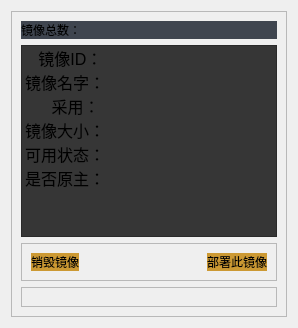
      <widget class="QWidget" name="jingxiang_page7">
       <property name="styleSheet">
        <string notr="true"/>
       </property>
       <layout class="QVBoxLayout" name="verticalLayout_8">
        <item alignment="Qt::AlignmentFlag::AlignTop">
         <widget class="QFrame" name="frame_8">
          <property name="styleSheet">
           <string notr="true"/>
          </property>
          <property name="frameShape">
           <enum>QFrame::Shape::StyledPanel</enum>
          </property>
          <property name="frameShadow">
           <enum>QFrame::Shadow::Raised</enum>
          </property>
          <layout class="QVBoxLayout" name="verticalLayout_15">
           <item>
            <widget class="QLabel" name="label_5">
             <property name="styleSheet">
              <string notr="true">QLabel {
    background-color: #3F454F;
    border-radius: 10px;
    border-radius: 10px;
}</string>
             </property>
             <property name="text">
              <string>镜像总数：</string>
             </property>
            </widget>
           </item>
           <item>
            <widget class="QListWidget" name="listWidget_3">
             <property name="sizePolicy">
              <sizepolicy hsizetype="Expanding" vsizetype="Expanding">
               <horstretch>0</horstretch>
               <verstretch>0</verstretch>
              </sizepolicy>
             </property>
             <property name="minimumSize">
              <size>
               <width>0</width>
               <height>0</height>
              </size>
             </property>
             <property name="styleSheet">
              <string notr="true">background-color: #363636;</string>
             </property>
             <item>
              <property name="text">
               <string>   镜像ID：</string>
              </property>
              <property name="font">
               <font>
                <pointsize>12</pointsize>
               </font>
              </property>
             </item>
             <item>
              <property name="text">
               <string>镜像名字：</string>
              </property>
              <property name="font">
               <font>
                <pointsize>12</pointsize>
               </font>
              </property>
             </item>
             <item>
              <property name="text">
               <string>      采用：</string>
              </property>
              <property name="font">
               <font>
                <pointsize>12</pointsize>
               </font>
              </property>
             </item>
             <item>
              <property name="text">
               <string>镜像大小：</string>
              </property>
              <property name="font">
               <font>
                <pointsize>12</pointsize>
               </font>
              </property>
             </item>
             <item>
              <property name="text">
               <string>可用状态：</string>
              </property>
              <property name="font">
               <font>
                <pointsize>12</pointsize>
               </font>
              </property>
             </item>
             <item>
              <property name="text">
               <string>是否原主：</string>
              </property>
              <property name="font">
               <font>
                <pointsize>12</pointsize>
               </font>
              </property>
             </item>
            </widget>
           </item>
           <item>
            <widget class="QFrame" name="frame_12">
             <property name="styleSheet">
              <string notr="true">QPushButton {
    background-color: #CC9933;
    border-radius: 10px;
    font: 10pt &quot;宋体&quot;;
}
QPushButton:pressed {
    background-color: #4F6F6F; /* 按下时的背景颜色 */
}</string>
             </property>
             <property name="frameShape">
              <enum>QFrame::Shape::StyledPanel</enum>
             </property>
             <property name="frameShadow">
              <enum>QFrame::Shadow::Raised</enum>
             </property>
             <layout class="QHBoxLayout" name="horizontalLayout_5">
              <item alignment="Qt::AlignmentFlag::AlignLeft">
               <widget class="QPushButton" name="pushButton_14">
                <property name="text">
                 <string>销毁镜像</string>
                </property>
                <property name="icon">
                 <iconset resource="resources.qrc">
                  <normaloff>:/ico/ico/x-octagon.svg</normaloff>:/ico/ico/x-octagon.svg</iconset>
                </property>
               </widget>
              </item>
              <item alignment="Qt::AlignmentFlag::AlignRight">
               <widget class="QPushButton" name="pushButton_6">
                <property name="styleSheet">
                 <string notr="true">font: 10pt &quot;Microsoft YaHei UI&quot;;</string>
                </property>
                <property name="text">
                 <string>部署此镜像</string>
                </property>
                <property name="icon">
                 <iconset resource="resources.qrc">
                  <normaloff>:/ico/ico/shopping-bag.svg</normaloff>:/ico/ico/shopping-bag.svg</iconset>
                </property>
               </widget>
              </item>
             </layout>
            </widget>
           </item>
           <item>
            <widget class="QFrame" name="frame_10">
             <property name="styleSheet">
              <string notr="true">QPushButton {
    background-color: #CCCC33;
    border-radius: 10px;
    font: 20pt &quot;宋体&quot;;
}

QPushButton:pressed {
    background-color: #4F6F6F; /* 按下时的背景颜色 */
}</string>
             </property>
             <property name="frameShape">
              <enum>QFrame::Shape::StyledPanel</enum>
             </property>
             <property name="frameShadow">
              <enum>QFrame::Shadow::Raised</enum>
             </property>
             <layout class="QVBoxLayout" name="verticalLayout_18"/>
            </widget>
           </item>
          </layout>
         </widget>
        </item>
       </layout>
      </widget>
